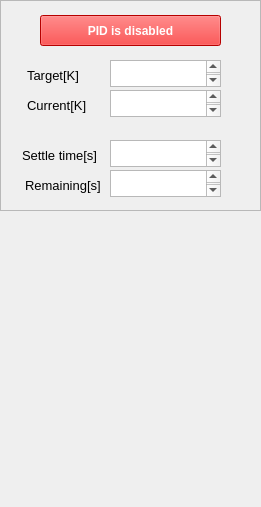
     <widget class="QWidget" name="baseTemp">
      <property name="geometry">
       <rect>
        <x>0</x>
        <y>0</y>
        <width>261</width>
        <height>507</height>
       </rect>
      </property>
      <attribute name="label">
       <string>Base Temperature</string>
      </attribute>
      <widget class="QFrame" name="frame_6">
       <property name="geometry">
        <rect>
         <x>0</x>
         <y>0</y>
         <width>261</width>
         <height>211</height>
        </rect>
       </property>
       <property name="frameShape">
        <enum>QFrame::StyledPanel</enum>
       </property>
       <property name="frameShadow">
        <enum>QFrame::Raised</enum>
       </property>
       <widget class="QLabel" name="label_24">
        <property name="geometry">
         <rect>
          <x>27</x>
          <y>65</y>
          <width>71</width>
          <height>20</height>
         </rect>
        </property>
        <property name="font">
         <font>
          <pointsize>10</pointsize>
          <weight>50</weight>
          <bold>false</bold>
         </font>
        </property>
        <property name="text">
         <string>Target[K]</string>
        </property>
       </widget>
       <widget class="QTextEdit" name="tarEdit_10">
        <property name="geometry">
         <rect>
          <x>110</x>
          <y>60</y>
          <width>111</width>
          <height>27</height>
         </rect>
        </property>
        <property name="html">
         <string>&lt;!DOCTYPE HTML PUBLIC &quot;-//W3C//DTD HTML 4.0//EN&quot; &quot;http://www.w3.org/TR/REC-html40/strict.dtd&quot;&gt;
&lt;html&gt;&lt;head&gt;&lt;meta name=&quot;qrichtext&quot; content=&quot;1&quot; /&gt;&lt;style type=&quot;text/css&quot;&gt;
p, li { white-space: pre-wrap; }
&lt;/style&gt;&lt;/head&gt;&lt;body style=&quot; font-family:'Ubuntu'; font-size:11pt; font-weight:600; font-style:normal;&quot;&gt;
&lt;p style=&quot;-qt-paragraph-type:empty; margin-top:0px; margin-bottom:0px; margin-left:0px; margin-right:0px; -qt-block-indent:0; text-indent:0px;&quot;&gt;&lt;br /&gt;&lt;/p&gt;&lt;/body&gt;&lt;/html&gt;</string>
        </property>
       </widget>
       <widget class="QTextEdit" name="tarEdit_11">
        <property name="geometry">
         <rect>
          <x>110</x>
          <y>90</y>
          <width>111</width>
          <height>27</height>
         </rect>
        </property>
        <property name="html">
         <string>&lt;!DOCTYPE HTML PUBLIC &quot;-//W3C//DTD HTML 4.0//EN&quot; &quot;http://www.w3.org/TR/REC-html40/strict.dtd&quot;&gt;
&lt;html&gt;&lt;head&gt;&lt;meta name=&quot;qrichtext&quot; content=&quot;1&quot; /&gt;&lt;style type=&quot;text/css&quot;&gt;
p, li { white-space: pre-wrap; }
&lt;/style&gt;&lt;/head&gt;&lt;body style=&quot; font-family:'Ubuntu'; font-size:11pt; font-weight:600; font-style:normal;&quot;&gt;
&lt;p style=&quot;-qt-paragraph-type:empty; margin-top:0px; margin-bottom:0px; margin-left:0px; margin-right:0px; -qt-block-indent:0; text-indent:0px;&quot;&gt;&lt;br /&gt;&lt;/p&gt;&lt;/body&gt;&lt;/html&gt;</string>
        </property>
       </widget>
       <widget class="QLabel" name="label_30">
        <property name="geometry">
         <rect>
          <x>27</x>
          <y>95</y>
          <width>81</width>
          <height>20</height>
         </rect>
        </property>
        <property name="font">
         <font>
          <pointsize>10</pointsize>
          <weight>50</weight>
          <bold>false</bold>
         </font>
        </property>
        <property name="text">
         <string>Current[K]</string>
        </property>
       </widget>
       <widget class="QTextEdit" name="tarEdit_12">
        <property name="geometry">
         <rect>
          <x>110</x>
          <y>140</y>
          <width>111</width>
          <height>27</height>
         </rect>
        </property>
        <property name="html">
         <string>&lt;!DOCTYPE HTML PUBLIC &quot;-//W3C//DTD HTML 4.0//EN&quot; &quot;http://www.w3.org/TR/REC-html40/strict.dtd&quot;&gt;
&lt;html&gt;&lt;head&gt;&lt;meta name=&quot;qrichtext&quot; content=&quot;1&quot; /&gt;&lt;style type=&quot;text/css&quot;&gt;
p, li { white-space: pre-wrap; }
&lt;/style&gt;&lt;/head&gt;&lt;body style=&quot; font-family:'Ubuntu'; font-size:11pt; font-weight:600; font-style:normal;&quot;&gt;
&lt;p style=&quot;-qt-paragraph-type:empty; margin-top:0px; margin-bottom:0px; margin-left:0px; margin-right:0px; -qt-block-indent:0; text-indent:0px;&quot;&gt;&lt;br /&gt;&lt;/p&gt;&lt;/body&gt;&lt;/html&gt;</string>
        </property>
       </widget>
       <widget class="QLabel" name="label_31">
        <property name="geometry">
         <rect>
          <x>25</x>
          <y>175</y>
          <width>81</width>
          <height>20</height>
         </rect>
        </property>
        <property name="font">
         <font>
          <pointsize>10</pointsize>
          <weight>50</weight>
          <bold>false</bold>
         </font>
        </property>
        <property name="text">
         <string>Remaining[s]</string>
        </property>
       </widget>
       <widget class="QLabel" name="label_32">
        <property name="geometry">
         <rect>
          <x>22</x>
          <y>145</y>
          <width>81</width>
          <height>20</height>
         </rect>
        </property>
        <property name="font">
         <font>
          <pointsize>10</pointsize>
          <weight>50</weight>
          <bold>false</bold>
         </font>
        </property>
        <property name="text">
         <string>Settle time[s]</string>
        </property>
       </widget>
       <widget class="QTextEdit" name="tarEdit_13">
        <property name="geometry">
         <rect>
          <x>110</x>
          <y>170</y>
          <width>111</width>
          <height>27</height>
         </rect>
        </property>
        <property name="html">
         <string>&lt;!DOCTYPE HTML PUBLIC &quot;-//W3C//DTD HTML 4.0//EN&quot; &quot;http://www.w3.org/TR/REC-html40/strict.dtd&quot;&gt;
&lt;html&gt;&lt;head&gt;&lt;meta name=&quot;qrichtext&quot; content=&quot;1&quot; /&gt;&lt;style type=&quot;text/css&quot;&gt;
p, li { white-space: pre-wrap; }
&lt;/style&gt;&lt;/head&gt;&lt;body style=&quot; font-family:'Ubuntu'; font-size:11pt; font-weight:600; font-style:normal;&quot;&gt;
&lt;p style=&quot;-qt-paragraph-type:empty; margin-top:0px; margin-bottom:0px; margin-left:0px; margin-right:0px; -qt-block-indent:0; text-indent:0px;&quot;&gt;&lt;br /&gt;&lt;/p&gt;&lt;/body&gt;&lt;/html&gt;</string>
        </property>
       </widget>
       <widget class="QPushButton" name="pushButton">
        <property name="geometry">
         <rect>
          <x>40</x>
          <y>15</y>
          <width>181</width>
          <height>31</height>
         </rect>
        </property>
        <property name="font">
         <font>
          <weight>75</weight>
          <bold>true</bold>
         </font>
        </property>
        <property name="autoFillBackground">
         <bool>false</bool>
        </property>
        <property name="styleSheet">
         <string notr="true">color: white;
background-color: red</string>
        </property>
        <property name="text">
         <string>PID is disabled</string>
        </property>
       </widget>
      </widget>
     </widget>
